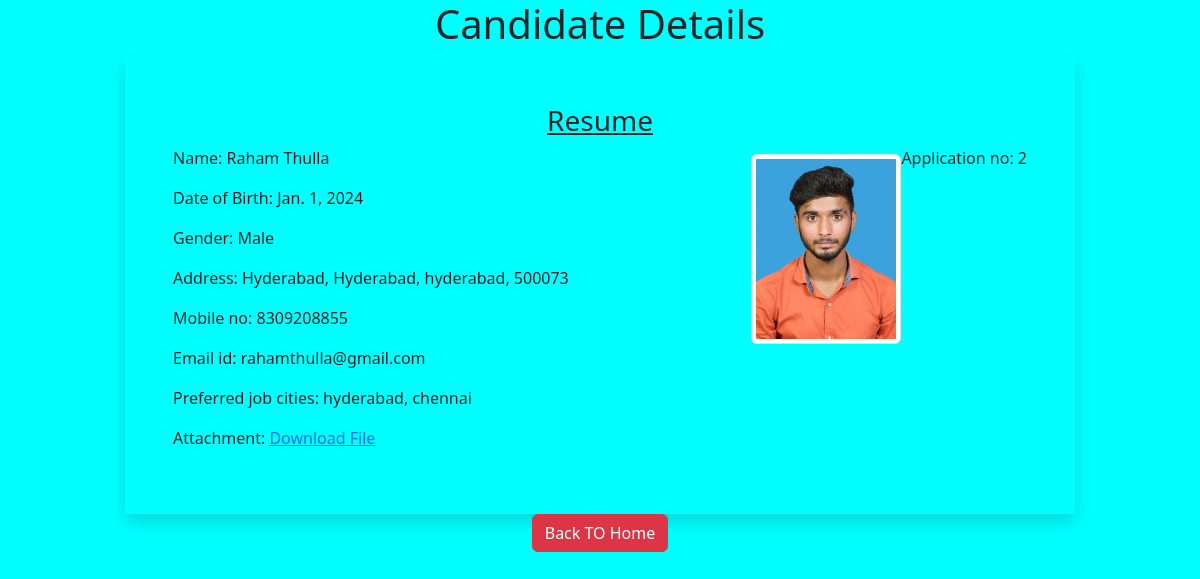
/2, run on the app's committed database.
### ResumeUploaderapp/models.py (models this page shows)
class Resume(models.Model):
    name = models.CharField(max_length=50)
    dob = models.DateField()
    gender = models.CharField(max_length=50)
    locality = models.CharField(max_length=50)
    city = models.CharField(max_length=50)
    pin = models.PositiveIntegerField()
    state = models.CharField(max_length=50, choices=STATE_CHOICES)
    mobile = models.PositiveIntegerField()
    email = models.EmailField()
    job_city = models.CharField(max_length=50)
    profile_image = models.ImageField(upload_to='profileimg', blank=True)
    my_file = models.FileField(upload_to='doc', blank=True)

### ResumeUploaderapp/views.py (the view)
# urls.py: path('<int:pk>', views.CandidateView.as_view(), name='candidate'),
class CandidateView(View):
    def get(self, request, pk):
        candidate = Resume.objects.get(pk=pk)
        return render(request, 'candidate.html', {'candidate': candidate})

### ResumeUploaderapp/templatetags/myfilter.py (called while the page is built)
@register.filter(name='remove_special')
def remove_chars(value, arg):
    for character in arg:
        value = value.replace(character, "")
    return value

### templates/candidate.html (shortened to what this page needs)
<!DOCTYPE html>
{% load myfilter %}
<html lang="en">
<head>
    <link href="https://cdn.jsdelivr.net/npm/bootstrap@5.3.3/dist/css/bootstrap.min.css" rel="stylesheet">
</head>
<body style="background-color: aqua">
<div class="container">
    <h1 class="alert-danger text-center">Candidate Details</h1>
    <div class="row">
        <div class="col-sm-10 shadow p-5 offset-sm-1">
            <h3 class="text-center"><u>Resume</u></h3>
            <p class="float-end">Application no: {{ candidate.id }}</p>
            <img src="{{ candidate.profile_image.url }}" alt="" class="img-fluid img-thumbnail float-end mt-2" width="150" height="150">
            <p>Name: {{ candidate.name }}</p>
            <p>Date of Birth: {{ candidate.dob }}</p>
            <p>Gender: {{ candidate.gender }}</p>
            <p>Address: {{ candidate.locality }}, {{ candidate.city }}, {{ candidate.state }}, {{ candidate.pin }}</p>
            <p>Mobile no: {{ candidate.mobile }}</p>
            <p>Email id: {{ candidate.email }}</p>
            <p>Preferred job cities: {{ candidate.job_city|remove_special:"[]'" }}</p>
            <p>Attachment: <a href="{{ candidate.my_file.url }}">Download File</a></p>
        </div>
        <div class="text-center">
            <a href="/" class="btn btn-danger">Back TO Home</a>
        </div>
    </div>
</div>
</body>
</html>

### data on the page
Resume: id "2", profile_image (picture), name "Raham Thulla", dob "Jan. 1, 2024", gender "Male", locality "Hyderabad", city "Hyderabad", state "hyderabad", pin "500073", mobile "8309208855", email "rahamthulla@gmail.com", job_city|remove_special "hyderabad, chennai"
